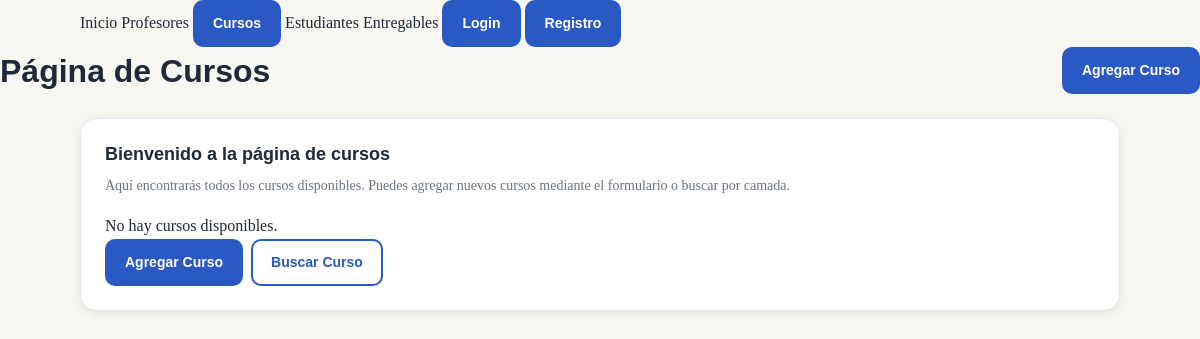
The app's page /cursos/, older data.
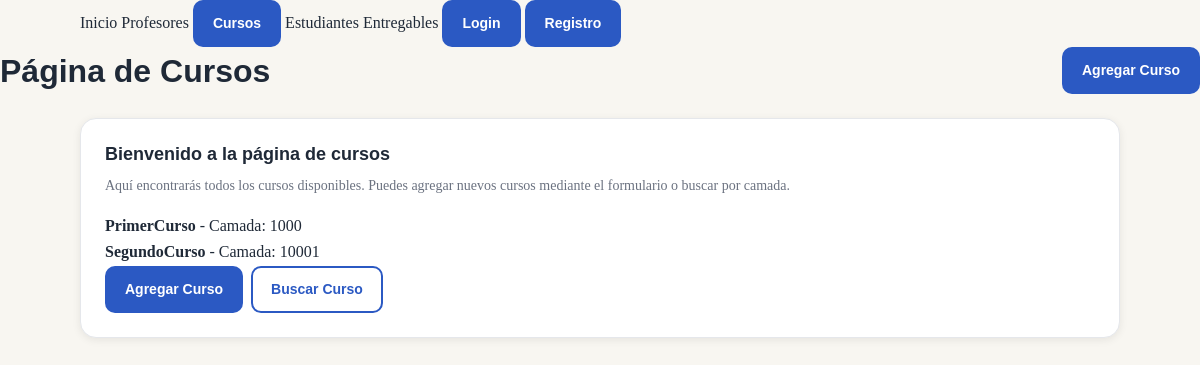
The same page, newer data.
### user/models.py (models this page shows, shortened)
class Curso(models.Model):
    nombre = models.CharField(max_length=50)
    camada = models.IntegerField()

### user/views.py (the view)
# urls.py: path("cursos/", views.cursos, name="cursos"),
def cursos(request):
    cursos = Curso.objects.all()
    contexto = {"cursos": cursos}
    return render(request, "user/cursos.html", contexto)

### user/templates/user/cursos.html (shortened to what this page needs)
{% extends "user/base.html" %}
{% block content %}
  <div class="page-header">
    <h1 class="page-header__title">Página de Cursos</h1>
    <a href="{% url 'cursoFormulario' %}" class="btn">Agregar Curso</a>
  </div>
  <div class="container">
  <div class="card">
    <h2 class="card__title">Bienvenido a la página de cursos</h2>
    <p class="card__body">
      Aquí encontrarás todos los cursos disponibles. Puedes agregar nuevos cursos
      mediante el formulario o buscar por camada.
    </p>
    <ul class="card__list">
      {% for curso in cursos %}
      <li class="card__list-item">
        <strong>{{ curso.nombre }}</strong> - Camada: {{ curso.camada }}
      </li>
      {% empty %}
      <li class="card__list-item">No hay cursos disponibles.</li>
      {% endfor %}
    <div class="card__footer">
      <a href="{% url 'cursoFormulario' %}" class="btn">Agregar Curso</a>
      <a href="{% url 'buscarCurso' %}" class="btn btn--outline">Buscar Curso</a>
    </div>
  </div>
</div>
{% endblock %}

### user/templates/user/base.html (shortened to what this page needs)
<!doctype html>
<html lang="es">
  <head>
    {% load static %}
    <link rel="stylesheet" href="{% static 'user/css/base.css' %}" />
    <link rel="stylesheet" href="{% static 'user/css/components.css' %}" />
    <link rel="stylesheet" href="{% static 'user/css/pages.css' %}" />
  </head>
  <body>
     {% block navbar %}{% include "user/partials/_navbar.html" %}{% endblock %}
    <main>{% block content %} {% endblock %}</main>
  </body>
</html>

### user/templates/user/partials/_navbar.html (shortened to what this page needs)
{% load static %}
<header>
  <div class="container">
    <nav class="nav">
      <a href="{% url 'inicio' %}">Inicio</a>
      <a href="#">Profesores</a>
      <a class="btn" href="{% url 'cursos' %}">Cursos</a>
      <a href="#">Estudiantes</a>
      <a href="#">Entregables</a>
      {% if user.is_authenticated %}
      <span>{{ user.username }}</span>
      <a class="btn" href="{% url 'editar_perfil' %}">Perfil</a>
      <a class="btn" href="{% url 'logout' %}">Logout</a>
      {% else %}
      <a class="btn" href="#">Login</a>
      <a class="btn btn-outline" href="#">Registro</a>
      {% endif %}
    </nav>
  </div>
</header>

### user/static/user/css/base.css (style rules this page uses)
:root { --color-bg: #f8f6f1; --color-surface: #ffffff; --color-border: #e5e7eb; --color-text: #1f2937; --color-muted: #6b7280; --color-primary: #2b59c3; --color-primary-hover: #2a50a8; --color-accent: #f59e0b; --color-danger: #dc2626; --color-success: #16a34a; --radius-sm: 6px; --radius-md: 10px; --radius-lg: 16px; --space-1: 4px; --space-2: 8px; --space-3: 12px; --space-4: 16px; --space-5: 24px; --space-6: 32px; --space-7: 48px; --space-8: 64px; --shadow-sm: 0 2px 8px rgba(0, 0, 0, 0.08); --shadow-md: 0 4px 16px rgba(0, 0, 0, 0.12); --font-body: "Source Serif 4", "Georgia", serif; --font-heading: "Montserrat", "Arial", sans-serif; --font-mono: "Fira Code", "Courier New", monospace; --font-size-sm: 0.875rem; --font-size-base: 1rem; --font-size-lg: 1.125rem; --font-size-xl: 1.5rem; --font-size-2xl: 2rem; }
*, *::before, *::after { box-sizing: border-box; margin: 0; padding: 0; }
html { scroll-behavior: smooth; }
body { font-family: var(--font-body); font-size: var(--font-size-base); background-color: var(--color-bg); color: var(--color-text); line-height: 1.65; -webkit-font-smoothing: antialiased; }
ul, ol { list-style: none; }
a { color: inherit; text-decoration: none; }
h1, h2, h3, h4, h5, h6 { font-family: var(--font-heading); font-weight: 700; line-height: 1.25; color: var(--color-text); margin-bottom: var(--space-3); }
h1 { font-size: var(--font-size-2xl); }
h2 { font-size: var(--font-size-xl); }
p { margin-bottom: var(--space-4); }
.container { width: min(100% - 32px, 1040px); margin-inline: auto; }

### user/static/user/css/components.css (style rules this page uses)
.btn { display: inline-flex; align-items: center; justify-content: center; gap: var(--space-2); padding: 10px 18px; border-radius: var(--radius-md); background-color: var(--color-primary); color: #ffffff; font-family: var(--font-heading); font-size: var(--font-size-sm); font-weight: 600; border: 2px solid transparent; cursor: pointer; text-decoration: none; transition: background 0.15s, transform 0.1s, box-shadow 0.15s; white-space: nowrap; }
.btn--outline { background-color: transparent; color: var(--color-primary); border-color: var(--color-primary); }
.card { background-color: var(--color-surface); border: 1px solid var(--color-border); border-radius: var(--radius-lg); padding: var(--space-5); box-shadow: var(--shadow-sm); transition: box-shadow 0.2s, transform 0.2s; }
.card__title { font-size: var(--font-size-lg); margin-bottom: var(--space-2); }
.card__body { color: var(--color-muted); font-size: var(--font-size-sm); margin-bottom: var(--space-4); }
.card__footer { display: flex; gap: var(--space-2); flex-wrap: wrap; }

### user/static/user/css/pages.css (style rules this page uses)
.page-header { display: flex; align-items: center; justify-content: space-between; flex-wrap: wrap; gap: var(--space-3); margin-bottom: var(--space-5); }
.page-header__title { margin-bottom: 0; }

Row changes from the older to the newer data that the page shows:
added Curso: nombre "PrimerCurso", camada "1000"
added Curso: nombre "SegundoCurso", camada "10001"
Text that changed along with them:
text no longer shown: "No hay cursos disponibles."
